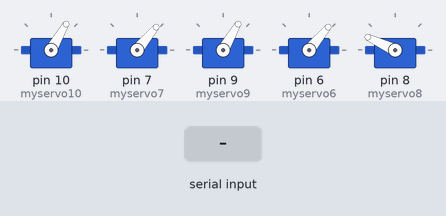
This sketch was run on a simulated Arduino Uno, built with avr-gcc and run on an emulated ATmega328P. Shown: 5 × servo. Inputs (shaded band) come from the test bench.

Above: at 4.6 s.
4.7 s: "5" received over Serial
At 4.85 s:
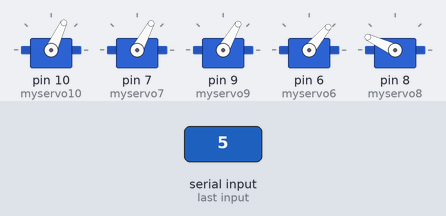
7.4 s: "3" received over Serial
At 8.2 s:
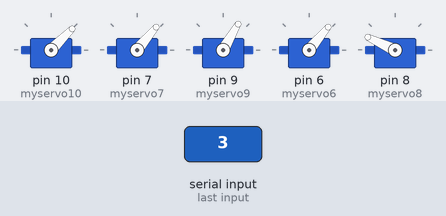
8.9 s: "1" received over Serial
At 9.4 s:
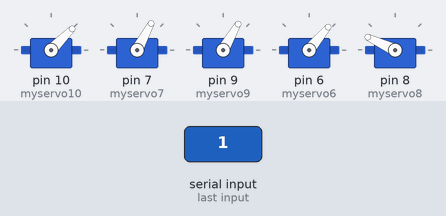
10.4 s: "2" received over Serial
At 11.6 s:
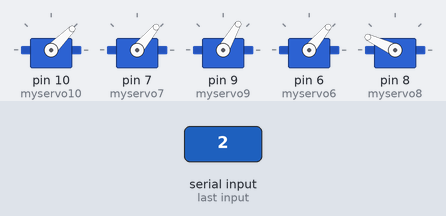
11.9 s: "2" received over Serial
At 12.9 s:
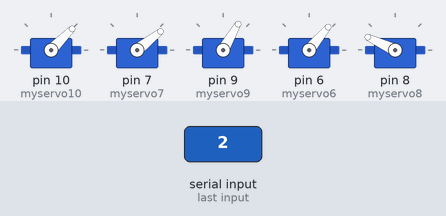
Timing chart, 0 to 14.4 s (numbered marks = the images above; inputs shaded):
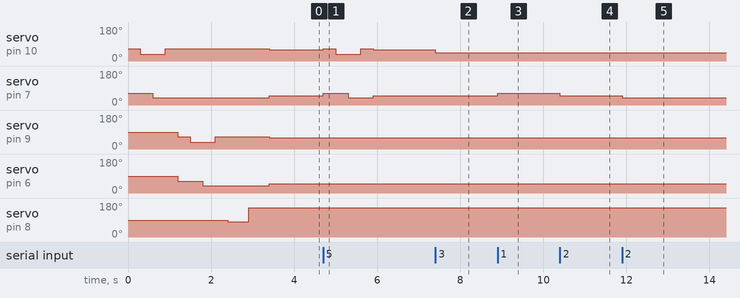

The sketch:

sketch_jul09a.ino
```cpp
#include <Servo.h>
Servo myservo10;
Servo myservo7;
Servo myservo9;
Servo myservo6;
Servo myservo8;

int x = 50,y = 60;

//右眼
int center_x = x,center_y = y;
//左眼
int center_x_ano = x,center_y_ano = y;
//眼睑
int cover = 80;

int padding = 15;
int multiple = 1;

//int i[4][4]=[[10,10],[10,50],[60,50],[60,10]];
void setup() {
  Serial.begin(9600);
// 右眼
  myservo10.attach(10);
  myservo7.attach(7);
//  左眼
  myservo9.attach(9);
  myservo6.attach(6);
//  眼睑
  myservo8.attach(8);

  boundary_scan_right();
  boundary_scan_left();
  boundary_eyeupon();
  myservo10.write(center_y);
  myservo7.write(center_x);
  myservo9.write(center_y_ano);
  myservo6.write(center_x_ano);
  myservo8.write(155);
}

void boundary_eyeupon() {
  // 眼皮
  myservo8.write(80);
  delay(500);
  myservo8.write(155);
  delay(500);
  }

void boundary_scan_right() {
  // 边界扫描 _右眼
  myservo10.write(center_x+padding*1);
  myservo7.write(center_x+(int)padding*0.8);
  delay(300);
  myservo10.write(center_x-padding*1);
  myservo7.write(center_x+(int)padding*0.8);
  delay(300);
  myservo10.write(center_x-padding*1);
  myservo7.write(center_x-(int)padding*0.8);
  delay(300);
  myservo10.write(center_x+padding*1);
  myservo7.write(center_x-(int)padding*0.8);
  delay(300);
}

void boundary_scan_left() {
  // 边界扫描 _左眼
  myservo9.write(center_x_ano+padding*1);
  myservo6.write(center_x_ano+(int)padding*0.8);
  delay(300);
  myservo9.write(center_x_ano-padding*1);
  myservo6.write(center_x_ano+(int)padding*0.8);
  delay(300);
  myservo9.write(center_x_ano-padding*1);
  myservo6.write(center_x_ano-(int)padding*0.8);
  delay(300);
  myservo9.write(center_x_ano+padding*1);
  myservo6.write(center_x_ano-(int)padding*0.8);
  delay(300);
}

void boundary_scan() {
//  伪同步
  myservo10.write(center_x+padding*1);
  myservo7.write(center_x+(int)padding*0.8);
  myservo9.write(center_x_ano+padding*1);
  myservo6.write(center_x_ano+(int)padding*0.8);
  delay(300);
  myservo10.write(center_x-padding*1);
  myservo7.write(center_x+(int)padding*0.8);
  myservo9.write(center_x_ano-padding*1);
  myservo6.write(center_x_ano+(int)padding*0.8);
  delay(300);
  myservo10.write(center_x-padding*1);
  myservo7.write(center_x-(int)padding*0.8);
  myservo9.write(center_x_ano-padding*1);
  myservo6.write(center_x_ano-(int)padding*0.8);
  delay(300);
  myservo10.write(center_x+padding*1);
  myservo7.write(center_x-(int)padding*0.8);
  myservo9.write(center_x_ano+padding*1);
  myservo6.write(center_x_ano-(int)padding*0.8);
  delay(300);
  }

void loop() {
// boundary_scan_left();
// boundary_scan_right();
//  boundary_scan();
//  boundary_eyeupon();

int read = Serial.read() ;
//Serial.println(read);
if (center_x > x+(int)padding*0.8 || center_x < x-(int)padding*0.8) {
 center_x = x;
 myservo7.write(center_x);
 }
else if (center_y > y+padding || center_y < y-padding) {
 center_y = y;
 myservo10.write(center_y);
 }
else{
 if(read == '1'){
   center_x += (int)(padding*multiple*0.8);
   myservo7.write(center_x);
   read = '\0';
   }
 else if(read == '2') {
   center_x -= (int)(padding*multiple*0.8);
   myservo7.write(center_x);
   read = '\0';
   }
 else if(read == '3') {
   center_y -= (int)padding*multiple;
   myservo10.write(center_y);
   read = '\0';
   }
 else if(read == '4') {
   center_y += (int)padding*multiple;
   myservo10.write(center_y);
   read = '\0';
   }
 else if(read == '5') {
   center_x = x;
   center_y = y;
   boundary_scan_right();
   myservo7.write(x);
   myservo10.write(y);
   read = '\0';
   }
}

}
```

Measured:
- after the input at 4.7 s, servo on pin 10 (myservo10): 60° → 65° at once, → 35° 0.30 s later, → 65° 0.60 s later, → 60° 0.30 s later; servo on pin 7 (myservo7): 50° → 62° at once, → 38° 0.60 s later, → 50° 0.60 s later
- after the input at 7.4 s, servo on pin 10 (myservo10): 60° → 45° at once
- after the input at 8.9 s, servo on pin 7 (myservo7): 50° → 62° at once
- after the input at 10.4 s, servo on pin 7 (myservo7): 62° → 50° at once
- after the input at 11.9 s, servo on pin 7 (myservo7): 50° → 38° at once
